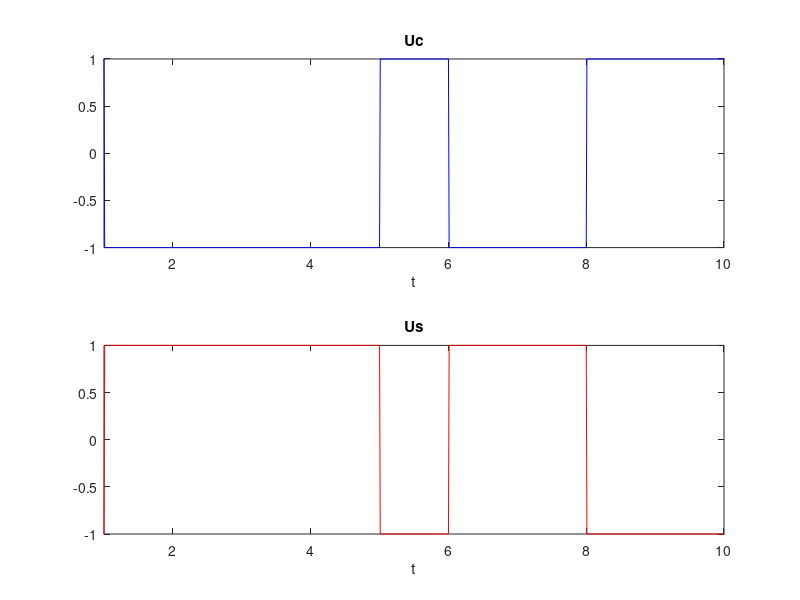
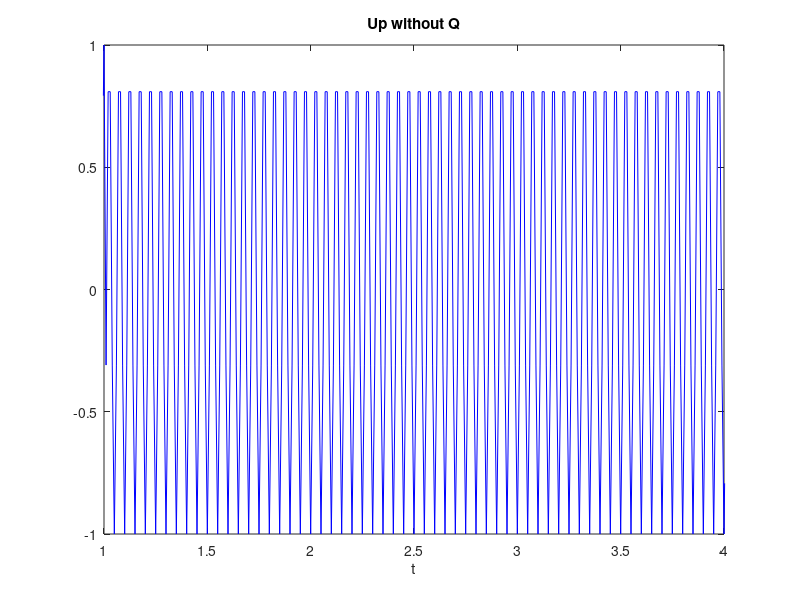
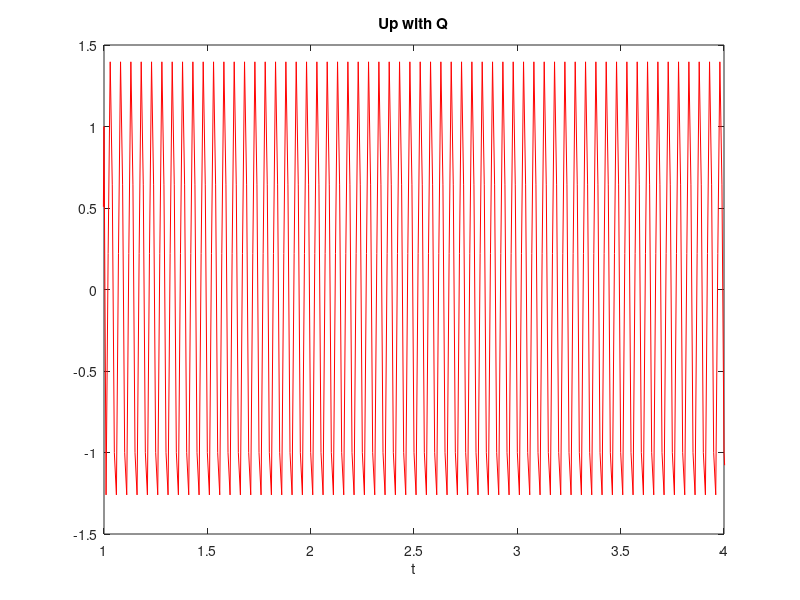

The MATLAB script that drew these images, in order: (Note: this script raises an error after producing the figures.)
%% LAB 2.1: MODELING CARRIER PHASE UNCERTAINTY %%

%The goal of this lab is to explore modeling and receiver operations in 
%complex baseband. In particular, we model and undo the effect of carrier 
%phase mismatch between the receiver LO and the incoming carrier.

clear;
clc;
close all;

%% LABORATORY ASSIGNMENT %%

%%Random coeficients%%
set = [-1,1];                           %These are the coefficients
dt = 0.01;                              %Step for discrete time
osfactor = 1/dt;                        %Over Sampling factor
N = 100;                                %Samples
tt = dt:dt:N;                           %Time vector

%%1.1: uc and us%%

u_c = [];                               %Pre-allocating
for n = 1:1:N                           %Starting the loop
    pos_c = randi(length(set));         %Random position of the set for bc
    b_c = set(pos_c);                   %Coefficient bc
    bcc = repmat(b_c, osfactor, 1);     %Matrix of bc
    bbc = bcc(:)';                      %Changing size
    u_c = [u_c, bbc];                   %Putting it in uc
end

u_s = [];                               %Pre-allocating
for n = 1:1:N                           %Starting the loop
    pos_s = randi(length(set));         %Random position of the set for bs
    b_s = set(pos_s);                   %Coefficient bs
    bss = repmat(b_s, osfactor, 1);     %Matrix of bs
    bbs = bss(:)';                      %Changing size
    u_s = [u_s, bbs];                   %Putting it in us
end

figure;                                 %Starting to plot
subplot(2,1,1);                         %First plot
plot(tt, u_c, 'b'); xlim([1,10]);       %Plot
title('Uc');                            %Title
xlabel('t');                            %Time axis
subplot(2,1,2);                         %Second plot
plot(tt, u_s, 'r'); xlim([1,10]);       %Plot
title('Us');                            %Title
xlabel('t');                            %Time axis
print('images/1_1','-dpng');            %Saving the plot

%%1.2: Upconversion%%


u_p1 = u_c.*cos(40.*pi.*tt);            %Given formula

figure;                                 %Starting to plot
plot(tt, u_p1, 'b'); xlim([1,4]);       %Plot
title('Up without Q');                  %Title
xlabel('t');                            %Time axis
print('images/1_2','-dpng');            %Saving the plot

%%1.3: Passband signal%%

u_p = u_p1 - u_s.*sin(40*pi*tt);        %Given formula

figure;                                 %Starting to plot
plot(tt, u_p, 'r'); xlim([1,4]);        %Plot
title('Up with Q');                     %Title
xlabel('t');                            %Time axis
print('images/1_3','-dpng');            %Saving the plot

%%1.4: Downconversion%%

lpf = ((tt>=0).*(tt<=0.25));                %Low Pass Filter
v_c1 = u_p.*2.*cos(40*pi*tt);               %Given formula
[v_c,t_c] = contconv(v_c1,lpf,0,0,0.01);    %Convolution
v_s1 = u_p.*2.*sin(40*pi*tt);               %Given formula
[v_s,t_s] = contconv(v_s1,lpf,0,0,0.01);    %Convolution

figure;                                 %Starting to plot
subplot(2,1,1);                         %First plot
plot(t_c, v_c, 'b'); xlim([1,N]);       %Plot
title('Vc');                            %Title
xlabel('t');                            %Time axis
subplot(2,1,2);                         %Second plot
plot(t_s, v_s, 'r'); xlim([1,N]);       %Plot
title('Vs');                            %Title
xlabel('t');                            %Time axis
print('images/1_4','-dpng');            %Saving the plot

%%1.5: Downconversion with phase%%

w_c1 = u_p.*2.*cos(40*pi*tt + pi/4);        %Given formula
[w_c,tt_c] = contconv(w_c1,lpf,0,0,0.01);   %Convolution
w_s1 = u_p.*2.*sin(40*pi*tt + pi/4);        %Given formula
[w_s,tt_s] = contconv(w_s1,lpf,0,0,0.01);   %Convolution

figure;                                 %Starting to plot
subplot(2,1,1);                         %First plot
plot(tt_c, w_c, 'b'); xlim([1,N]);      %Plot
title('Vc');                            %Title
xlabel('t');                            %Time axis
subplot(2,1,2);                         %Second plot
plot(tt_s, w_s, 'r'); xlim([1,N]);      %Plot
title('Vs');                            %Title
xlabel('t');                            %Time axis
print('images/1_5','-dpng');            %Saving the plot

%%1.6: Recovering uc and us%%

u_c2 = real(w_c * exp(1j*pi/4));        %Exponential needed to recover uc
u_s2 = real(w_s * exp(1j*pi/4));        %Exponential needed to recover us

figure;                                 %Starting to plot
subplot(2,1,1);                         %First plot
plot(tt_c, u_c2, 'b'); xlim([1,N]);     %Plot
title('Recovered Uc');                  %Title
xlabel('t');                            %Time axis
subplot(2,1,2);                         %Second plot
plot(tt_s, u_s2, 'r'); xlim([1,N]);     %Plot
title('Recovered Us');                  %Title
xlabel('t');                            %Time axis
print('images/1_6','-dpng');            %Saving the plot

figure;                                 %Starting to plot
subplot(2,1,1);                         %First plot
plot(tt_c, u_c2, 'b'); xlim([1,N]);     %Plot
title('Recovered Uc');                  %Title
xlabel('t');                            %Time axis
subplot(2,1,2);                         %Second plot
plot(tt, u_c, 'r'); xlim([1,N]);        %Plot
title('Uc');                            %Title
xlabel('t');                            %Time axis
print('images/1_6a','-dpng');           %Saving the plot

figure;                                 %Starting to plot
subplot(2,1,1);                         %First plot
plot(tt_c, u_s2, 'b'); xlim([1,N]);     %Plot
title('Recovered Us');                  %Title
xlabel('t');                            %Time axis
subplot(2,1,2);                         %Second plot
plot(tt, u_s, 'r'); xlim([1,N]);        %Plot
title('Us');                            %Title
xlabel('t');                            %Time axis
print('images/1_6b','-dpng');           %Saving the plot

